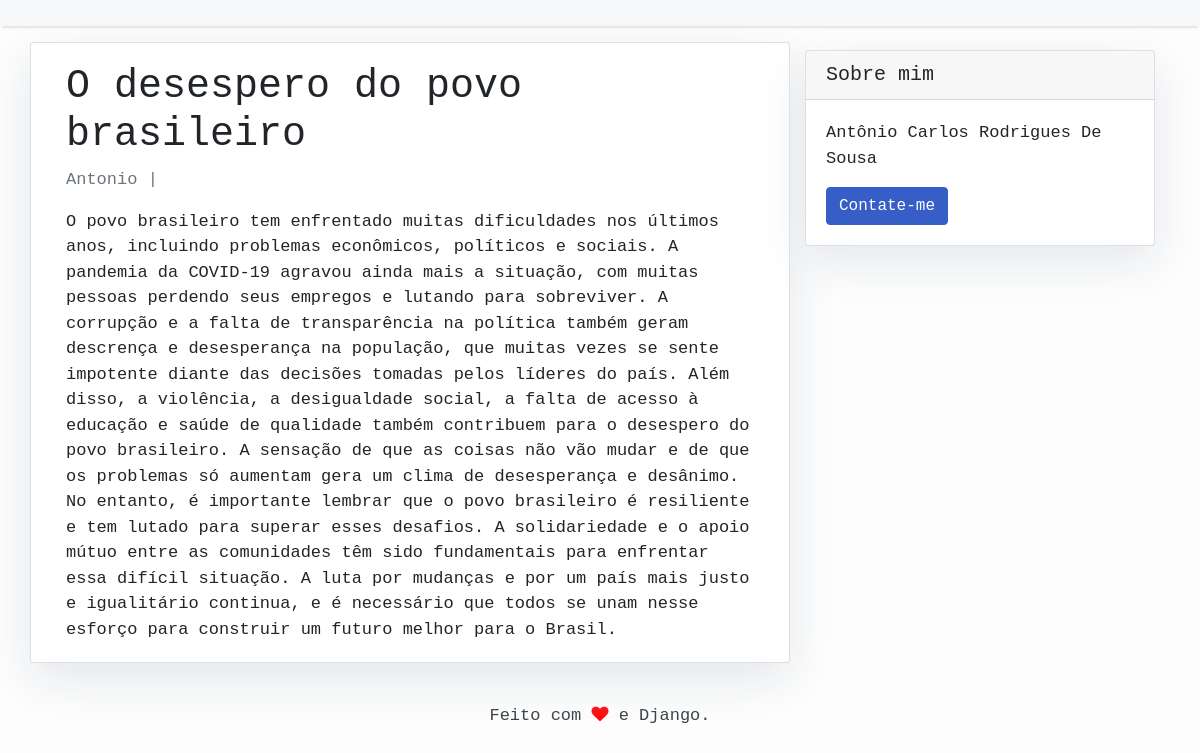
/12as12/, run on the app's committed database.
### blog/models.py (models this page shows, shortened)
class Post(models.Model):
    title = models.CharField(max_length=300, unique=True)
    slug = models.SlugField(max_length=300, unique=True)
    author = models.ForeignKey(User, on_delete=models.CASCADE, related_name='blog_posts')
    content = models.TextField()
    status = models.IntegerField(choices=STATUS, default=0)
    created_at = models.DateTimeField(auto_now_add=True)
    updated_at = models.DateTimeField(auto_now=True)
    class Meta:
        ordering = ['-created_at']

### blog/views.py (the view)
# urls.py: path('<slug:slug>/', views.PostDetail.as_view(),  name='post_detail'),
class PostDetail(generic.DetailView):
    model = Post
    template_name = 'post_detail.html'

### blog/templates/post_detail.html
{% extends 'base.html' %} {% block content %}
<div class="container">
  <div class="row">
    <div class="col-md-8 card mb-4  mt-3 left  top">
      <div class="card-body">
        <h1>{% block title %} {{ object.title }} {% endblock title %}</h1>
        <p class=" text-muted">{{ post.author }} | {{ post.created_on }}</p>
        <p class="card-text ">{{ object.content | safe }}</p>
      </div>
    </div>
    {% block sidebar %} {% include 'sidebar.html' %} {% endblock sidebar %}
  </div>
</div>
{% endblock content %}

### blog/templates/base.html (style rules this page uses)
body { font-family: "Lucida Console", monospace; font-size: 17px; background-color: #fdfdfd; }

### blog/templates/sidebar.html (style rules this page uses)
.card { box-shadow: 0 16px 48px #E3E7EB; }

### data on the page
Post: title "O desespero do povo brasileiro", author "Antonio", content "O povo brasileiro tem enfrentado muitas dificuldades nos últimos anos, incluindo problemas econômicos, políticos e sociais. A pandemia da COVID-19 agravou ainda mais a situação, com muitas pessoas perdendo seus empregos e lutando para sobreviver. A corrupção e a falta de transparência na política também geram descrença e desesperança na população, que muitas vezes se sente impotente diante das decisões tomadas pelos líderes do país. Além disso, a violência, a desigualdade social, a falta de acesso à educação e saúde de qualidade também contribuem para o desespero do povo brasileiro. A sensação de que as coisas não vão mudar e de que os problemas só aumentam gera um clima de desesperança e…"
